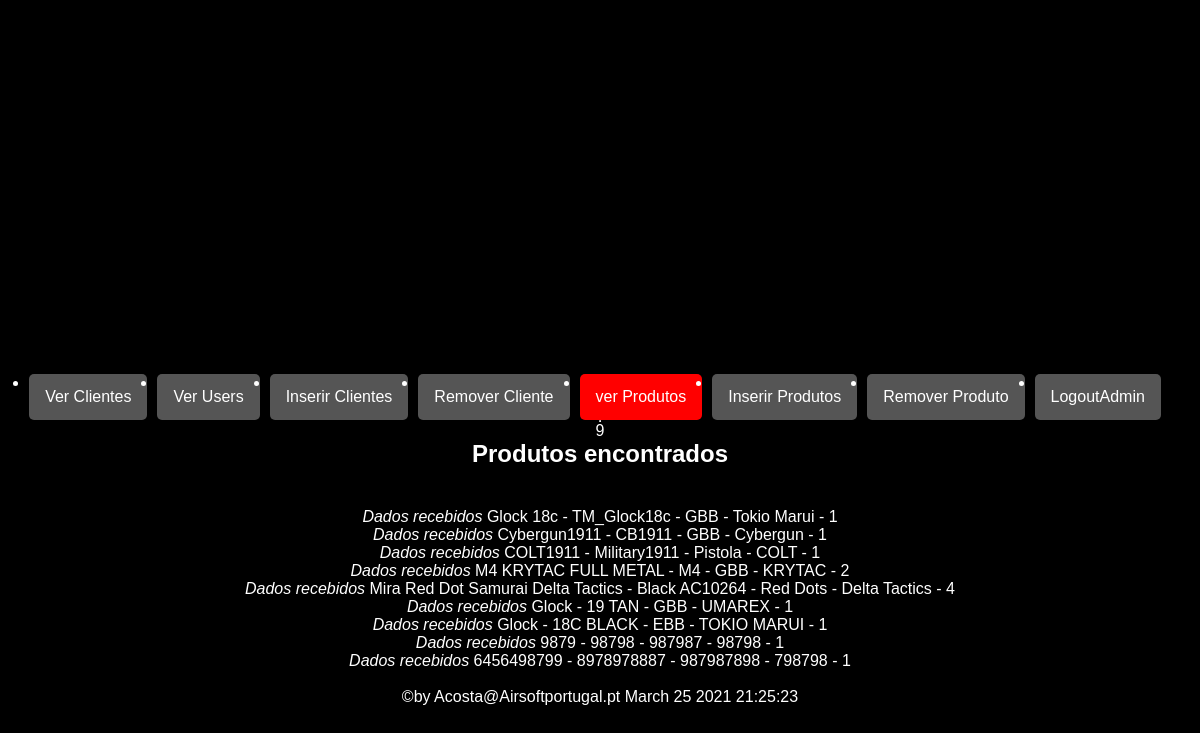
/produtos.php (signed in), run on the app's committed database.
### tables this page shows
CREATE TABLE `produtos` (
  `id` int(11) NOT NULL AUTO_INCREMENT,
  `nome` varchar(300) NOT NULL,
  `modelo` varchar(300) NOT NULL,
  `tipologia` varchar(300) NOT NULL,
  `fabricante` varchar(300) NOT NULL,
  `idTipoProdutos` int(11) NOT NULL,
  `foto` varchar(300) DEFAULT NULL,
  PRIMARY KEY (`id`)
);

### produtos.php (the view, shortened to what this page needs)
<?php
if (isset($_SESSION['id']) && isset($_SESSION['user_name'])) {
 ?>
<!DOCTYPE html>
<html lang="en">
<head>
    <link rel="stylesheet" type="text/css" href="css/login&register.css">
</head>
<body class="Admin">
    <nav>
		<ul>
			<li><a href = "admin.php">Ver Clientes</a></li>
            <li><a href = "verUsers.php">Ver Users</a></li>
			<li><a href = "registo.php">Inserir Clientes</a></li>
            <li><a href = "removerCliente.php">Remover Cliente</a></li>
            <li><a class= active href = "produtos.php"> ver Produtos</a></li>
            <li><a href = "InsertProduct.php">Inserir Produtos</a></li>
			<li><a href = "removerProduct.php">Remover Produto</a></li>
			<li><a href="logout.php">Logout<?php echo $_SESSION['name']; ?></a></li>
		</ul>
	</nav>
    <hr>
    <?php
    require 'db_conn.php';
    $sql = mysqli_query($conn,'select * from produtos');
    $n_registos=mysqli_num_rows($sql);
    echo $n_registos . "<h2>Produtos encontrados</h2>";
    echo "<p>";
    while($registo = mysqli_fetch_array($sql)){
        echo "<i>Dados recebidos </i>";
        echo $registo['nome'];
        echo " - ";
        echo $registo['modelo'];
        echo " - ";
        echo $registo['tipologia'];
        echo " - ";
        echo $registo['fabricante'];
        echo " - ";
        echo $registo['idTipoProdutos'];
        echo "<p>";
    }
    ?>
    <br>
    <footer>
				&copy;by Acosta@Airsoftportugal.pt
				<?php
				 echo date("F d Y H:i:s")
				?>
    </footer>
</body>
</html>
<?php
}else{
     header("Location: indexstore.php");
     exit();
}
 ?>

### css/login&register.css (style rules this page uses)
body { background-color:black; display: flex; justify-content: center; align-items: center; height: auto; flex-direction: column; }
* { font-family: sans-serif; box-sizing: border-box; }
h2 { text-align: center; margin-bottom: 40px; }
a { float: right; background: #555; padding: 10px 15px; color: #fff; border-radius: 5px; margin-right: 10px; border: none; text-decoration: none; }
li { float: left; }
li a { display: block; color: white; text-align: center; padding: 14px 16px; text-decoration: none; }
.active { background-color: red; }
body.Admin { color:white; }
* { margin: 0; padding: 0; box-sizing: border-box; }
body { display: flex; justify-content: center; min-height: 135vh; background:black; }

### data on the page
produtos: nome "Glock 18c", modelo "TM_Glock18c", tipologia "GBB", fabricante "Tokio Marui", idTipoProdutos "1"
produtos: nome "Cybergun1911", modelo "CB1911", tipologia "GBB", fabricante "Cybergun", idTipoProdutos "1"
produtos: nome "COLT1911", modelo "Military1911", tipologia "Pistola", fabricante "COLT", idTipoProdutos "1"
produtos: nome "M4 KRYTAC FULL METAL", modelo "M4", tipologia "GBB", fabricante "KRYTAC", idTipoProdutos "2"
produtos: nome "Mira Red Dot Samurai Delta Tactics", modelo "Black AC10264", tipologia "Red Dots", fabricante "Delta Tactics", idTipoProdutos "4"
produtos: nome "Glock", modelo "19 TAN", tipologia "GBB", fabricante "UMAREX", idTipoProdutos "1"
produtos: nome "Glock", modelo "18C BLACK", tipologia "EBB", fabricante "TOKIO MARUI", idTipoProdutos "1"
produtos: nome "9879", modelo "98798", tipologia "987987", fabricante "98798", idTipoProdutos "1"
produtos: nome "6456498799", modelo "8978978887", tipologia "987987898", fabricante "798798", idTipoProdutos "1"

### other printed values
$_SESSION['name'] "Admin"
$n_registos "9"
